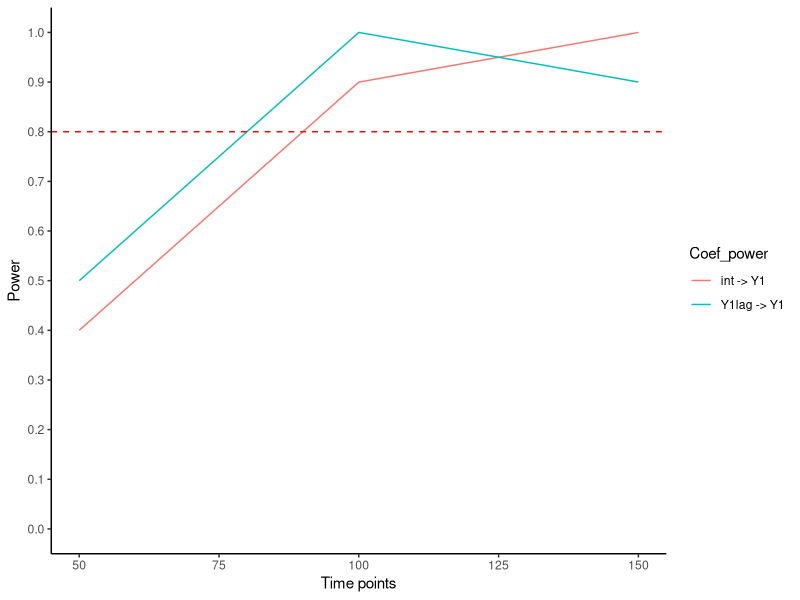
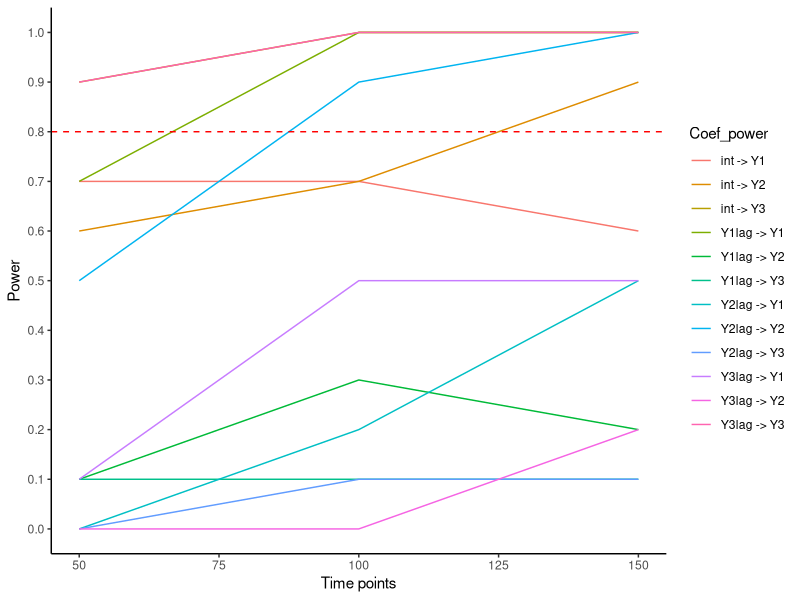

The R source for these figures, in order:
## ---- chunk 1
# Do not run because we do not want to install packages (this should be your decision)

list.of.packages = c("data.table","psych","ggplot2","tidyverse","MASS")
new.packages = list.of.packages[!(list.of.packages %in% installed.packages()[,"Package"])]
if(length(new.packages)) install.packages(new.packages)
## ---- chunk 2
library(data.table) # to create lagged outcome
library(psych) # to compute descriptive statistics
library(ggplot2) # for making plots
library(tidyverse) # a useful package

library(MASS)

set.seed(1235) # Set a seed to reproduce analyses
## ---- chunk 3
# Function to generate data from an $\text{AR}(1)$ Model
sim_VAR_data = function(vars,Tobs,delta,psi,sigma){

  # Create number of observations: N + T.burning
  T.burning = 10000 # Number of burning observations
  T.total = T.burning + Tobs

  # Simulate errors
  if (vars == 1){
    E = as.matrix(rnorm(T.total, 0, sigma))
  } else {
    E = mvrnorm(T.total, mu=rep(0,vars), sigma)
  }

  # Recursive equation
  Y = matrix(0,T.total,vars)

  # Initialized values
  Y[1,] = delta + E[1,]

  # Simulate Dependent Variables
  for (t in 2:T.total){
      Y[t,] = delta + psi%*%Y[t-1,] + E[t,]
  }

  # Exclude burning observations, create lag variable and rename columns
  Y = Y[-seq(1:T.burning),]
  Y = cbind(Y,lag(Y))
  colnames(Y) = c(sprintf("Y%d",seq(1:vars)),sprintf("Y%dlag",seq(1:vars)))

  return(as.data.frame(Y))
}
## ---- chunk 4
# Function to conduct the Monte Carlo simulation and compute statistical power for a given Tobs

mc_power = function(vars,Tobs_list,delta,psi,sigma,R,alpha){
  # Generate dataset
  df_pow = data.frame()

  # Loop over the sample size list
  for (i in 1:length(Tobs_list)){
    Tobs = Tobs_list[i]
    print(paste0("Power analysis for N = ", Tobs))

    # R replicates for each sample size
    for (r in 1:R){

      # Generate VAR data
      data = sim_VAR_data(vars,Tobs,delta,psi,sigma)

      # Create names list
      var_names = sprintf("Y%d",seq(1:vars))
      lag_names = sprintf("Y%dlag",seq(1:vars))

      # Estimate models
      list_pow_rep = list()

      for (nbName in 1:length(var_names)){
        name_ = var_names[nbName]

        # Create formula
        formula = as.formula(paste(name_ ,paste(lag_names, collapse = " + "), sep = " ~ "))

        # Estimate model
        model = lm(formula, data)

        # Extract coefs
        sum = summary(model)$coefficients

        # Extract p.values
        df_pval = as.data.frame(rbind(sum[,4]))

        # Compute power
        list_pow_rep[[nbName]] =  as.data.frame(df_pval < alpha)
        names(list_pow_rep[[nbName]]) = c(paste0("pow_int_",name_), paste0("pow_",lag_names,"_",name_))
      }

      rep_data = bind_cols(data.frame(Tobs = Tobs), do.call(cbind, list_pow_rep))
      df_pow = rbind(df_pow, rep_data)
    }
  }

  # Compute power
  df_pow = aggregate(df_pow[, 2:ncol(df_pow)], list(df_pow$Tobs), mean)
  df_pow = rename (df_pow, Tobs = Group.1)

  return(df_pow)
}
## ---- chunk 5
# Set the values for conducting the power analysis
Tobs_list = c(50,100,150)
vars = 1
delta = as.matrix(3)
psi = as.matrix(.3)
sigma = as.matrix(10)
alpha = 0.05
R = 10

pow_target = .8

# Conduct the power analysis
df_pow_result = mc_power(vars,Tobs_list,delta,psi,sigma,R,alpha)
## ---- chunk 6
#| fig-align: center

# Plot the results of the power analysis
dt = df_pow_result %>%
        gather(Coef_power, power, starts_with("pow"))
dt$Coef_power = stringr::str_replace_all(dt$Coef_power, c("pow_"="", "_"=" -> ")) # rename
ggplot() +
        geom_line(data=dt, aes(y=power,x=Tobs, color=Coef_power)) +
        geom_hline(yintercept = pow_target, color="red", linetype=2) +
        scale_y_continuous(breaks=seq(0,1,by=.1), limits=c(0,1)) +
        labs(y="Power", x="Time points") +
        theme_classic()
## ---- chunk 7
# Create table of outputs
dt = df_pow_result %>%
        gather(pow,value,starts_with("pow")) %>%
        spread(Tobs, value)
dt$pow = stringr::str_replace_all(dt$pow, c("pow_"="", "_"=" -> ")) # rename
names(dt)[1] = "Coefficients"
dt
## ---- chunk 8
# Set the values for conducting the power analysis
Tobs_list = c(50, 100, 150)
vars = 3
delta = as.matrix(c(4,6,10))
psi = as.matrix(rbind(c(.5, .14, .2),
                      c(.1, .4, .03),
                      c(.05, .12, .5)))
sigma = as.matrix(rbind(c(15, 3, 6),
                        c(3, 20, 9),
                        c(6, 9, 18)))
alpha = 0.05
R = 10

pow_target = .8

# Conduct the power analysis
df_pow_result = mc_power(vars,Tobs_list,delta,psi,sigma,R,alpha)
## ---- chunk 9
#| fig-align: center

# Plot the results of the power analysis
dt = df_pow_result %>%
        gather(Coef_power, power, starts_with("pow"))
dt$Coef_power = stringr::str_replace_all(dt$Coef_power, c("pow_"="", "_"=" -> ")) # rename
ggplot() +
        geom_line(data=dt, aes(y=power,x=Tobs, color=Coef_power)) +
        geom_hline(yintercept = pow_target, color="red", linetype=2) +
        scale_y_continuous(breaks=seq(0,1,by=.1), limits=c(0,1)) +
        labs(y="Power", x="Time points") +
        theme_classic()
## ---- chunk 10
# Create table of outputs
dt = df_pow_result %>%
        gather(pow,value,starts_with("pow")) %>%
        spread(Tobs, value)
dt$pow = stringr::str_replace_all(dt$pow, c("pow_"="", "_"=" -> ")) # rename
names(dt)[1] = "Coefficients"
dt
## ---- chunk 11
sessionInfo()
